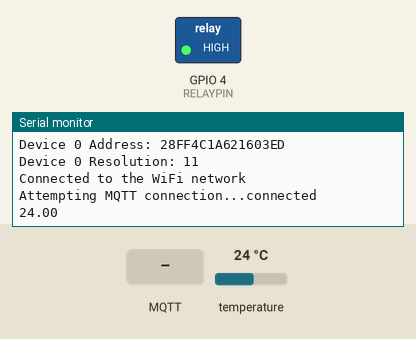
This sketch was run on a simulated ESP8266 (NodeMCU). Parts: switched loads named in the sketch (green lamp = pin HIGH), the last lines printed to the serial monitor. Inputs (shaded band) come from the test bench; at power-on: temperature 24 °C. WiFi joins after 1.5 s; servers stay silent unless stated; no MQTT or app messages arrive unless stated.

Above: at 2.7 s.
2.8 s: MQTT message "on" arrives on the first subscribed topic
At 3.7 s:
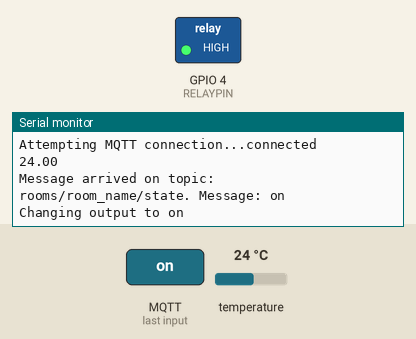
4.3 s: MQTT message "off" arrives on the first subscribed topic
At 5.5 s:
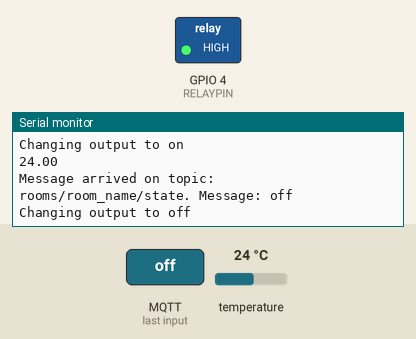
5.8 s: MQTT message "1" arrives on the first subscribed topic
At 6.3 s:
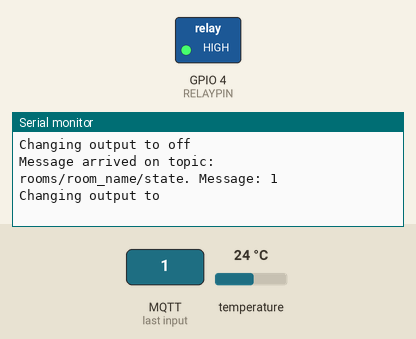

The sketch:

Thermostat_Node_ESP8266_OTA.ino
```cpp
#include <ESP8266WiFi.h>
#include <ESP8266mDNS.h>
#include <WiFiUdp.h>
#include <ArduinoOTA.h>
#include <PubSubClient.h>
#include <OneWire.h>
#include <DallasTemperature.h>

//DEVICE VARIABLES
#define OTAHOSTNAME "esp8226_name"
#define OTAPASS ""
#define SUBTOPIC "rooms/room_name/state"
#define PUBTOPIC "rooms/room_name/temp"
byte willQoS = 0;
const char* willTopic = "rooms/room_name/connection";
const char* willMessage = "disconnected";
boolean willRetain = true;
//END

#ifndef STASSID
#define STASSID ""
#define STAPSK  ""
#endif

#define ONE_WIRE_BUS 5
#define RELAYPIN 4

const char* ssid = STASSID;
const char* password = STAPSK;

const char* mqttServer = "192.168.1.100";
const int mqttPort = 1883;
//const char* mqttUser = "otfxknod";
//const char* mqttPassword = "nSuUc1dDLygF";

WiFiClient espClient;
PubSubClient client(espClient);

OneWire oneWire(ONE_WIRE_BUS);

DallasTemperature sensors(&oneWire);

DeviceAddress deviceAddress;

float t = 0;

unsigned long previousMillis = 0;

const long interval = 2000;

void OTA_Setup();
void callback(char* topic, byte* payload, unsigned int length);
bool mqtt_reconnect();
bool wifi_reconnect();

void setup() {
  OTA_Setup();
  dallasTempSensorSetup();

  pinMode(RELAYPIN, OUTPUT);
  digitalWrite(RELAYPIN, HIGH);


  Serial.begin(115200);

  WiFi.begin(ssid, password);

  while (WiFi.status() != WL_CONNECTED) {
    delay(500);
    Serial.println("Connecting to WiFi..");
  }
  Serial.println("Connected to the WiFi network");

  client.setServer(mqttServer, mqttPort);
  client.setCallback(callback);
  mqtt_reconnect();
}

int total_reconnect_fails = 5;

void loop() {
  ArduinoOTA.handle();

  bool connection_ok = true;

  if (WiFi.status() != WL_CONNECTED){
    Serial.println("WIFI DISCONNECTED!");
    connection_ok = connection_ok && wifi_reconnect();
  }

  if (!client.connected()) {
    Serial.println("MQTT DISCONNECTED!");
    connection_ok = connection_ok && mqtt_reconnect();
  }

  if(!connection_ok){
    //digitalWrite(RELAYPIN, HIGH); //turn off the RELAY
    pinMode(RELAYPIN, INPUT);
    total_reconnect_fails--;
      if(total_reconnect_fails == 0)
        ESP.restart();
  }
  else{
    total_reconnect_fails = 5;
  }

  client.loop();

  unsigned long currentMillis = millis();
  if (currentMillis - previousMillis >= interval) {
    previousMillis = currentMillis;
    sensors.requestTemperatures();
    t = sensors.getTempC(deviceAddress);
    Serial.println(t);
    client.publish(PUBTOPIC, String(t).c_str()); //Topic name
  }
}

void OTA_Setup(){
  Serial.begin(115200);
  Serial.println("Booting");
  WiFi.mode(WIFI_STA);
  WiFi.begin(ssid, password);
  while (WiFi.waitForConnectResult() != WL_CONNECTED) {
    Serial.println("Connection Failed! Rebooting...");
    delay(5000);
    ESP.restart();
  }

  // Port defaults to 8266
  // ArduinoOTA.setPort(8266);

  // Hostname defaults to esp8266-[ChipID]
  ArduinoOTA.setHostname(OTAHOSTNAME);

  // No authentication by default
  ArduinoOTA.setPassword(OTAPASS);

  // Password can be set with it's md5 value as well
  // MD5(admin) = 21232f297a57a5a743894a0e4a801fc3
  // ArduinoOTA.setPasswordHash("21232f297a57a5a743894a0e4a801fc3");

  ArduinoOTA.onStart([]() {
    String type;
    if (ArduinoOTA.getCommand() == U_FLASH) {
      type = "sketch";
    } else { // U_FS
      type = "filesystem";
    }

    // NOTE: if updating FS this would be the place to unmount FS using FS.end()
    Serial.println("Start updating " + type);
  });
  ArduinoOTA.onEnd([]() {
    Serial.println("\nEnd");
  });
  ArduinoOTA.onProgress([](unsigned int progress, unsigned int total) {
    Serial.printf("Progress: %u%%\r", (progress / (total / 100)));
  });
  ArduinoOTA.onError([](ota_error_t error) {
    Serial.printf("Error[%u]: ", error);
    if (error == OTA_AUTH_ERROR) {
      Serial.println("Auth Failed");
    } else if (error == OTA_BEGIN_ERROR) {
      Serial.println("Begin Failed");
    } else if (error == OTA_CONNECT_ERROR) {
      Serial.println("Connect Failed");
    } else if (error == OTA_RECEIVE_ERROR) {
      Serial.println("Receive Failed");
    } else if (error == OTA_END_ERROR) {
      Serial.println("End Failed");
    }
  });
  ArduinoOTA.begin();
  Serial.println("Ready");
  Serial.print("IP address: ");
  Serial.println(WiFi.localIP());
}

void callback(char* topic, byte* payload, unsigned int length) {

  Serial.print("Message arrived on topic: ");
  Serial.print(topic);
  Serial.print(". Message: ");
  String messageTemp;

  for (int i = 0; i < length; i++) {
    Serial.print((char)payload[i]);
    messageTemp += (char)payload[i];
  }
  Serial.println();

  if (String(topic) == SUBTOPIC) {
    Serial.print("Changing output to ");
    if(messageTemp == "on"){
      Serial.println("on");
      //digitalWrite(RELAYPIN, LOW);
      pinMode(RELAYPIN, OUTPUT);
    }
    else if(messageTemp == "off"){
      Serial.println("off");
      //digitalWrite(RELAYPIN, HIGH);
      pinMode(RELAYPIN, INPUT);
    }
  }
}

bool mqtt_reconnect() {
  int retries = 5;
  while (!client.connected()) {
    Serial.print("Attempting MQTT connection...");
    if (client.connect(OTAHOSTNAME, willTopic, willQoS, willRetain, willMessage)) {
      Serial.println("connected");
      client.subscribe(SUBTOPIC);
    } else {
      Serial.print("failed, rc=");
      Serial.print(client.state());
      Serial.println(" try again in 5 seconds");
      delay(10000);  // Wait 10 seconds before retrying
    }

    retries--;
    if(retries == 0)
      return false;
  }
  client.publish(willTopic, "connected", true);
  return true;
}

bool wifi_reconnect() {
    int i = 60; // wait 30s while trying to reconect (500ms delay)
    Serial.print("Reconnecting...");
    WiFi.begin(ssid, password);
    while (WiFi.status() != WL_CONNECTED) {
        delay(500);
        Serial.print(".");

        i--;
        if(i == 0)
          return false;
    }
    Serial.println("Connected!");
    return true;
}

void dallasTempSensorSetup(){
    sensors.begin();
    Serial.print("Found ");
    Serial.print(sensors.getDeviceCount(), DEC);
    Serial.println(" devices.");

    Serial.print("Parasite power is: ");
    if (sensors.isParasitePowerMode()) Serial.println("ON");
    else Serial.println("OFF");

    if (!sensors.getAddress(deviceAddress, 0)) Serial.println("Unable to find address for Device 0");

    Serial.print("Device 0 Address: ");
    printAddress(deviceAddress);
    Serial.println();

    // set the resolution to 9 bit (Each Dallas/Maxim device is capable of several different resolutions)
    sensors.setResolution(deviceAddress, 11);

    Serial.print("Device 0 Resolution: ");
    Serial.print(sensors.getResolution(deviceAddress), DEC);
    Serial.println();
}

void printAddress(DeviceAddress deviceAddress)
{
  for (uint8_t i = 0; i < 8; i++)
  {
    if (deviceAddress[i] < 16) Serial.print("0");
    Serial.print(deviceAddress[i], HEX);
  }
}
```

Measured:
- after the input at 2.8 s, the serial monitor: prints a new line at once (image 1)
- after the input at 4.3 s, the serial monitor: prints a new line after 0.09 s (image 2)
- after the input at 5.8 s, the serial monitor: prints a new line at once (image 3)
